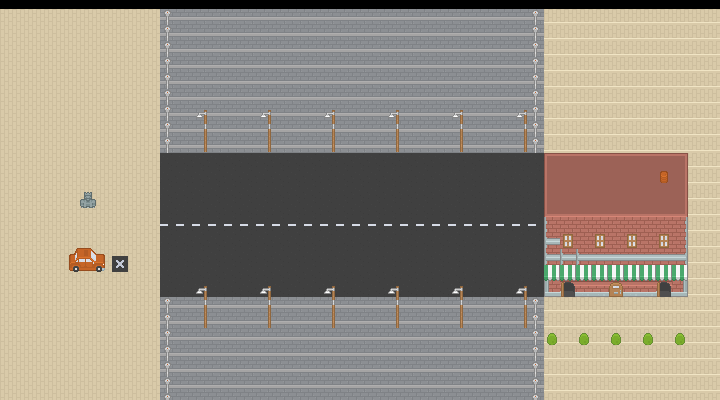

The image is a tile-based game level rendered from a .tmx file. Its description and source (layers, tilesets, objects; grid data summarised) follow:
An orthogonal 45x25 tile map with 16x16 px tiles, 8 tile layers (terrain, road, destination, immeuble, ...), 2 tilesets.

<map version="1.10" tiledversion="1.11.0" orientation="orthogonal" renderorder="right-down" width="45" height="25" tilewidth="16" tileheight="16" infinite="0" nextlayerid="18" nextobjectid="1">
 <tileset firstgid="1" source="../Assets/City.tsx" />
 <tileset firstgid="1037" source="../Assets/Forest.tsx" />
 <group id="11" name="backgroud" offsetx="0.666667" offsety="9.33333">
  <layer id="4" name="terrain" width="45" height="25">
   <data>[1125 cells, 554 non-empty, 3 distinct tile ids]</data>
  </layer>
  <group id="14" name="drive">
   <layer id="1" name="road" width="45" height="25">
    <data>[1125 cells, 216 non-empty, 2 distinct tile ids]</data>
   </layer>
  </group>
  <group id="15" name="stop">
   <layer id="6" name="destination" width="45" height="25">
    <data>[1125 cells, 81 non-empty, 20 distinct tile ids]</data>
   </layer>
   <layer id="2" name="immeuble" width="45" height="25">
    <data>[1125 cells, 290 non-empty, 2 distinct tile ids]</data>
   </layer>
   <layer id="8" name="decoration" width="45" height="25">
    <data>[1125 cells, 90 non-empty, 10 distinct tile ids]</data>
   </layer>
  </group>
 </group>
 <group id="13" name="objects">
  <layer id="9" name="car" width="45" height="25">
   <data>[1125 cells, 6 non-empty, 6 distinct tile ids]</data>
  </layer>
  <layer id="10" name="you" width="45" height="25">
   <data>[1125 cells, 1 non-empty, 1 distinct tile ids]</data>
  </layer>
  <layer id="16" name="problem" width="45" height="25">
   <data>[1125 cells, 1 non-empty, 1 distinct tile ids]</data>
  </layer>
 </group>
</map>
